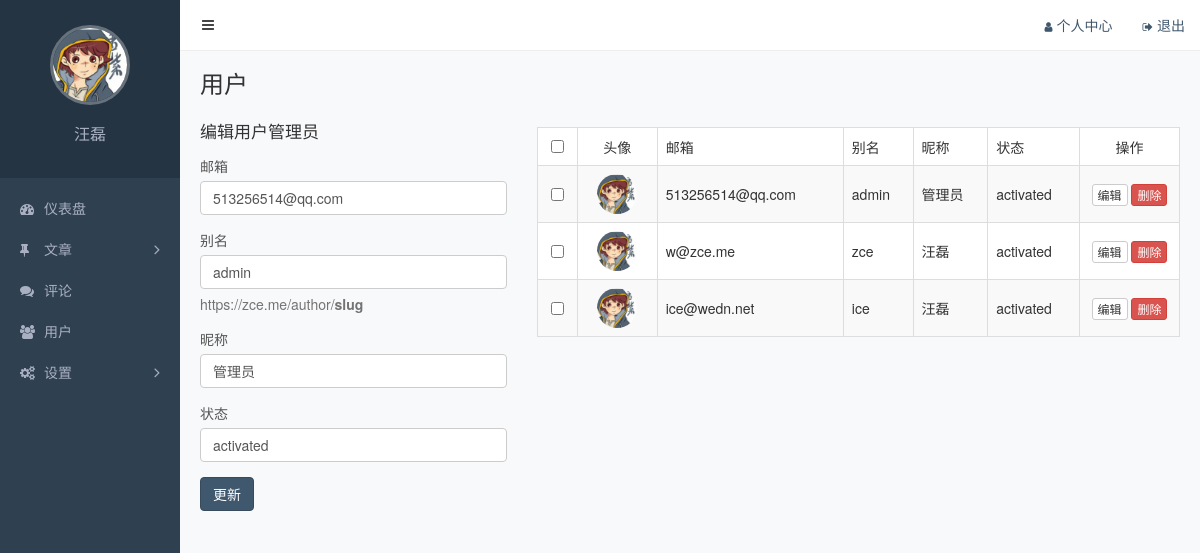
/admin/users-edit.php?id=1 (signed in), run on the app's committed database.
### tables this page shows
CREATE TABLE `users` (
  `id` int(11) NOT NULL AUTO_INCREMENT COMMENT '主键',
  `slug` varchar(200) NOT NULL COMMENT '别名',
  `email` varchar(200) NOT NULL COMMENT '邮箱',
  `password` varchar(200) NOT NULL COMMENT '密码',
  `nickname` varchar(100) DEFAULT NULL COMMENT '昵称',
  `avatar` varchar(200) DEFAULT NULL COMMENT '头像',
  `bio` varchar(500) DEFAULT NULL COMMENT '简介',
  `status` varchar(20) NOT NULL COMMENT '状态（unactivated/activated/forbidden/trashed）',
  PRIMARY KEY (`id`) USING BTREE,
  UNIQUE KEY `slug` (`slug`) USING BTREE,
  UNIQUE KEY `email` (`email`) USING BTREE
);

### functions.php (called while the page is built, shortened)
<?php
function xiu_get_current_user(){
	return $_SESSION['current_login_user'];
}
function xiu_fetch_all($sql){
	$connection = mysqli_connect(XIU_DB_HOST, XIU_DB_USER, XIU_DB_PASS, XIU_DB_NAME);
	$query = mysqli_query($connection,$sql);
	$result = array();
	while ($row = mysqli_fetch_assoc($query)) {
		$result[] = $row;
	}
	return $result;
}
function xiu_fetch_one($sql){
	$res = xiu_fetch_all($sql);
	return isset($res[0]) ? $res[0] : null;
}

### admin/users-edit.php (the view, shortened to what this page needs)
<?php
require_once '../functions.php';
$id = $_GET['id'];
$users = xiu_fetch_all('select * from users;');
$user = xiu_fetch_one("select * from users where id={$id} limit 1;");
 ?>
<!DOCTYPE html>
<html lang="zh-CN">
<head>
  <link rel="stylesheet" href="/static/assets/vendors/bootstrap/css/bootstrap.css">
  <link rel="stylesheet" href="/static/assets/vendors/font-awesome/css/font-awesome.css">
  <link rel="stylesheet" href="/static/assets/vendors/nprogress/nprogress.css">
  <link rel="stylesheet" href="/static/assets/css/admin.css">
</head>
<body>
  <div class="main">
  <?php include 'includes/navbar.php' ?>
    <div class="container-fluid">
      <div class="page-title">
        <h1>用户</h1>
      </div>
      <div class="row">
        <div class="col-md-4">
          <form action="<?php echo $_SERVER['PHP_SELF']; ?>?id=<?php echo $user['id']; ?>" method="post">
            <h2>编辑用户<?php echo $user['nickname']; ?></h2>
            <div class="form-group">
              <label for="email">邮箱</label>
              <input id="email" class="form-control" name="email" type="email" placeholder="邮箱" value="<?php echo $user['email']; ?>">
            </div>
            <div class="form-group">
              <label for="slug">别名</label>
              <input id="slug" class="form-control" name="slug" type="text" placeholder="slug" value="<?php echo $user['slug']; ?>">
              <p class="help-block">https://zce.me/author/<strong>slug</strong></p>
            </div>
            <div class="form-group">
              <label for="nickname">昵称</label>
              <input id="nickname" class="form-control" name="nickname" type="text" placeholder="昵称" value="<?php echo $user['nickname']; ?>">
            </div>
            <div class="form-group">
              <label for="status">状态</label>
              <input id="status" class="form-control" name="status" type="text" placeholder="状态" value="<?php echo $user['status']; ?>">
            </div>
            <div class="form-group">
              <button class="btn btn-primary">更新</button>
            </div>
          </form>
        </div>
        <div class="col-md-8">
          <table class="table table-striped table-bordered table-hover">
            <thead>
               <tr>
                <th class="text-center" width="40"><input type="checkbox"></th>
                <th class="text-center" width="80">头像</th>
                <th>邮箱</th>
                <th>别名</th>
                <th>昵称</th>
                <th>状态</th>
                <th class="text-center" width="100">操作</th>
              </tr>
            </thead>
            <tbody>
              <?php foreach ($users as $item): ?>
              <tr>
                <td class="text-center"><input type="checkbox" data-id="<?php echo $item['id']; ?>"></td>
                <td class="text-center"><img class="avatar" src="<?php echo $item['avatar'] ?>"></td>
                <td><?php echo $item['email'] ?></td>
                <td><?php echo $item['slug'] ?></td>
                <td><?php echo $item['nickname'] ?></td>
                <td><?php echo $item['status'] ?></td>
                <td class="text-center">
                  <a href="/admin/users-edit.php?id=<?php echo $item['id']; ?>" class="btn btn-default btn-xs">编辑</a>
                  <a href="/admin/api/users-delete.php?id=<?php echo $item['id']; ?>" class="btn btn-danger btn-xs">删除</a>
                </td>
              </tr>
              <?php endforeach ?>
            </tbody>
          </table>
        </div>
      </div>
    </div>
  </div>
  <?php include 'includes/aside.php' ?>
</body>
</html>

### admin/includes/aside.php (shortened to what this page needs)
<?php
require_once '../functions.php';
$current_user = xiu_get_current_user();
 ?>
<div class="aside">
  <div class="profile">
    <img class="avatar" src="<?php echo $current_user['avatar'] ?>">
    <h3 class="name"><?php echo $current_user['nickname'] ?></h3>
  </div>
  <ul class="nav">
    <li class="<?php echo $_SERVER['PHP_SELF'] === '/admin/index.php' ? 'active' : ''; ?>">
      <a href="/admin/index.php"><i class="fa fa-dashboard"></i>仪表盘</a>
    </li>
     <?php $menuPosts = array('/admin/posts.php', '/admin/post-add.php', '/admin/categories.php')  ?>
    <li>
      <a href="#menu-posts"<?php echo in_array($_SERVER['PHP_SELF'], $menuPosts) ? '' :
      'class="collapsed"' ?> data-toggle="collapse">
        <i class="fa fa-thumb-tack"></i>文章<i class="fa fa-angle-right"></i>
      </a>
    </li>
    <li class="<?php echo $_SERVER['PHP_SELF'] === '/admin/comments.php' ? 'active' : ''; ?>">
      <a href="/admin/comments.php"><i class="fa fa-comments"></i>评论</a>
    </li>
    <li class="<?php echo $_SERVER['PHP_SELF'] === '/admin/users.php' ? 'active' : ''; ?>">
      <a href="/admin/users.php"><i class="fa fa-users"></i>用户</a>
    </li>
    <?php $menuSettings=array('/admin/nav-menus.php', '/admin/slides.php', '/admin/settings.php') ?>
    <li>
      <a href="#menu-settings"<?php echo in_array($_SERVER['PHP_SELF'], $menuSettings) ? '':
      'class="collapsed"' ?> data-toggle="collapse">
        <i class="fa fa-cogs"></i>设置<i class="fa fa-angle-right"></i>
      </a>
    </li>
  </ul>
</div>

### static/assets/css/admin.css (style rules this page uses)
.form-control { box-shadow: none; }
body { background-color: #f8f9fb; -webkit-font-smoothing: antialiased; -moz-osx-font-smoothing: grayscale; }
.aside { position: fixed; top: 0; left: 0; width: 180px; height: 100%; background-color: #2f4050; }
.aside .profile { padding: 25px; text-align: center; background-color: #243443; }
.aside .profile .avatar { width: 80px; height: 80px; border: 3px solid rgba(255, 255, 255, .3); border-radius: 50%; object-fit: cover; }
.aside .profile .name { color: #a9b0c2; font-size: 16px; }
.aside .nav { padding: 10px 0; }
.aside .nav li + li { margin-top: 1px; }
.aside .nav a { display: block; padding: 10px 20px; color: #a9b0c2; }
.aside .nav a i:first-child { width: 14px; margin-right: 10px; font-size: 14px; line-height: 16px; }
.aside .nav .fa-angle-right { float: right; transition: transform .2s; transform: rotate(90deg); font-size: 16px; line-height: 20px; }
.aside .nav .collapsed .fa-angle-right { float: right; transform: rotate(0); }
.main { position: relative; overflow: hidden; min-width: 844px; min-height: 100vh; padding: 70px 5px 20px 185px; }
.main .container-fluid .page-title { overflow: hidden; margin-bottom: 20px; }
.main .container-fluid .page-title h1 { display: inline-block; margin: 0; font-size: 24px; font-weight: 400; }
.main .container-fluid form h2 { margin-top: 5px; margin-bottom: 15px; font-size: 17px; font-weight: 400; }
.main .container-fluid table { background-color: #fff; }
.main .container-fluid th { border-bottom: 1px; font-weight: 400; }
.main .container-fluid td { vertical-align: middle; }
.main .container-fluid td .avatar { width: 40px; border-radius: 50%; }
.main .container-fluid label { color: #555; font-weight: normal; }

### data on the page
users: nickname "管理员", email "513256514@qq.com", slug "admin", status "activated", avatar (placeholder picture)
users: avatar (placeholder picture), email "w@zce.me", slug "zce", nickname "汪磊", status "activated"
users: avatar (placeholder picture), email "ice@wedn.net", slug "ice", nickname "汪磊", status "activated"
